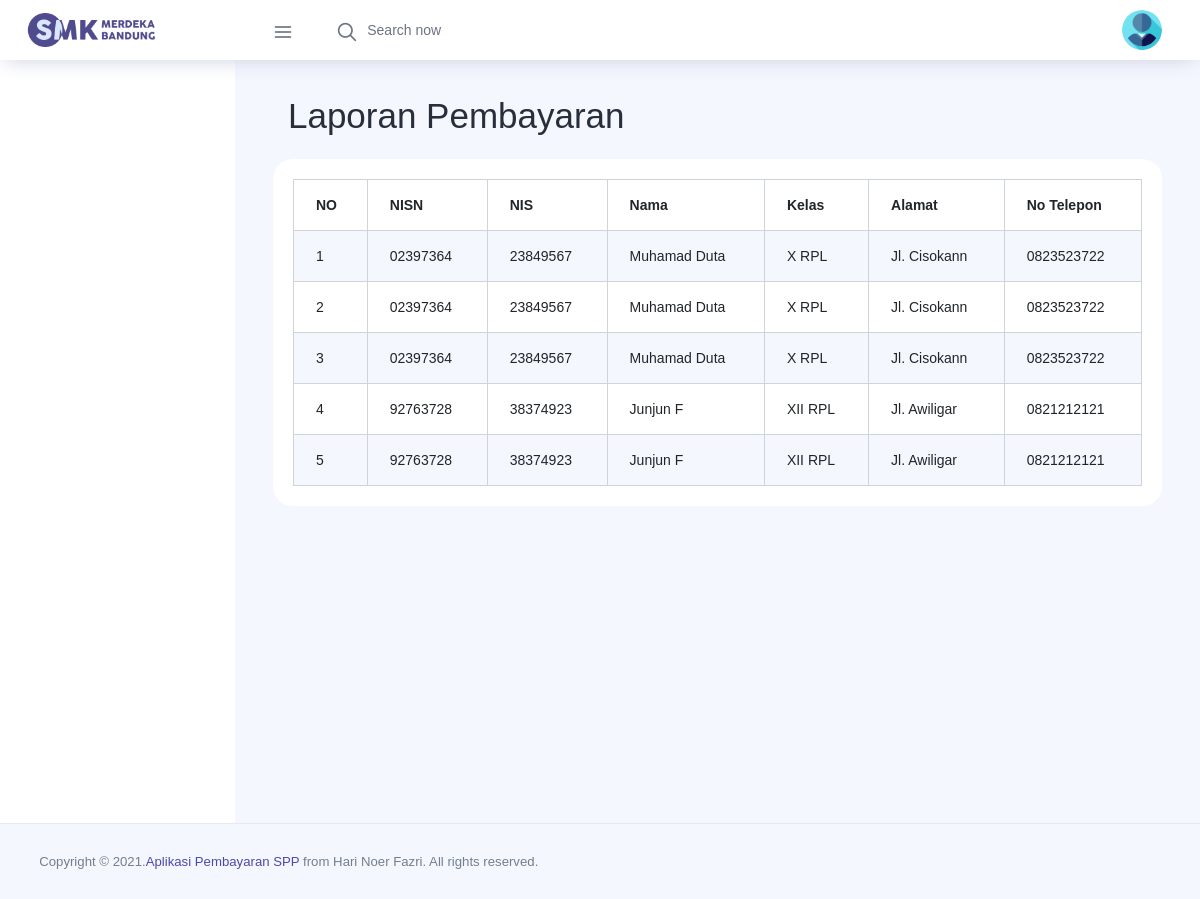
/index.php/laporan, run on the app's committed database.
### tables this page shows
CREATE TABLE `pembayaran` (
  `id_pembayaran` int(10) UNSIGNED NOT NULL,
  `id_petugas` int(11) NOT NULL,
  `nisn` varchar(10) NOT NULL,
  `tgl_bayar` date NOT NULL,
  `bulan_dibayar` varchar(8) NOT NULL,
  `tahun_dibayar` varchar(4) NOT NULL,
  `jumlah_bayar` int(11) NOT NULL
);

CREATE TABLE `siswa` (
  `nisn` varchar(10) NOT NULL,
  `nis` varchar(8) NOT NULL,
  `nama` varchar(35) NOT NULL,
  `username` varchar(35) NOT NULL,
  `password` varchar(40) NOT NULL,
  `id_kelas` int(11) NOT NULL,
  `id_petugas` int(11) NOT NULL,
  `alamat` text NOT NULL,
  `no_telp` varchar(13) NOT NULL,
  `id_spp` int(11) NOT NULL
);

CREATE TABLE `kelas` (
  `id_kelas` int(11) NOT NULL,
  `nama_kelas` varchar(10) NOT NULL,
  `kompetensi_keahlian` varchar(50) NOT NULL
);

### application/controllers/Laporan.php (called while the page is built, shortened)
<?php
class Laporan extends CI_Controller {
	public function index()
	{
		$data['title'] = 'Laporan';
		$data['pembayaran'] = $this->M_pembayaran->get_data()->result();
		$this->load->view('layouts/header', $data);
		$this->load->view('layouts/sidebar');
		$this->load->view('admin/laporan/data_laporan',$data);
		$this->load->view('layouts/footer');
	}
}

### index.php (called while the page is built, shortened)
<?php
require_once BASEPATH.'core/CodeIgniter.php';

### application/models/M_pembayaran.php (called while the page is built, shortened)
<?php
class M_pembayaran extends CI_Model
{
	public function get_data()
	{
		$this->db->join('siswa', 'siswa.nisn = pembayaran.nisn');
		$this->db->join('kelas', 'kelas.id_kelas = siswa.id_kelas');
		$this->db->join('petugas', 'petugas.id_petugas = pembayaran.id_petugas');
		$this->db->order_by('pembayaran.id_pembayaran', 'desc');
		return $this->db->get('pembayaran');
	}
}

### application/views/admin/laporan/data_laporan.php (the view, shortened to what this page needs)
<div class="content-wrapper">
  <div class="content-header">
    <div class="container-fluid">
      <div class="row mb-2">
        <div class="col-sm-6">
          <h2 class="m-0 text-dark">Laporan Pembayaran</h2><br />
        </div>
      </div>
    </div>
  </div>
  <section class="content">
    <div class="row">
      <div class="col-12">
        <div class="card">
          <div class="card-body">
            <div class="table-responsive">
              <table id="example1" class="table table-bordered table-striped">
                <thead>
                  <tr>
                    <th>NO</th>
                    <th>NISN</th>
                    <th>NIS</th>
                    <th>Nama</th>
                    <th>Kelas</th>
                    <th>Alamat</th>
                    <th>No Telepon</th>
                  </tr>
                </thead>
                <tbody>
                  <?php $no = 1;
                  foreach ($pembayaran as $siswa) { ?>
                    <tr>
                      <td><?php echo $no++ ?></td>
                      <td><?php echo $siswa->nisn ?></td>
                      <td><?php echo $siswa->nis ?></td>
                      <td><?php echo $siswa->nama ?></td>
                      <td><?php echo $siswa->nama_kelas ?></td>
                      <td><?php echo $siswa->alamat ?></td>
                      <td><?php echo $siswa->no_telp ?></td>
                    </tr>
                  <?php } ?>
                </tbody>
              </table>
            </div>
          </div>
        </div>
      </div>
    </div>
  </section>
</div>
</div>

### data on the page
pembayaran: siswa.nisn "02397364", siswa.nis "23849567", siswa.nama "Muhamad Duta", kelas.nama_kelas "X RPL", siswa.alamat "Jl. Cisokann", siswa.no_telp "0823523722"
pembayaran: siswa.nisn "02397364", siswa.nis "23849567", siswa.nama "Muhamad Duta", kelas.nama_kelas "X RPL", siswa.alamat "Jl. Cisokann", siswa.no_telp "0823523722"
pembayaran: siswa.nisn "02397364", siswa.nis "23849567", siswa.nama "Muhamad Duta", kelas.nama_kelas "X RPL", siswa.alamat "Jl. Cisokann", siswa.no_telp "0823523722"
pembayaran: siswa.nisn "92763728", siswa.nis "38374923", siswa.nama "Junjun F", kelas.nama_kelas "XII RPL", siswa.alamat "Jl. Awiligar", siswa.no_telp "0821212121"
pembayaran: siswa.nisn "92763728", siswa.nis "38374923", siswa.nama "Junjun F", kelas.nama_kelas "XII RPL", siswa.alamat "Jl. Awiligar", siswa.no_telp "0821212121"
